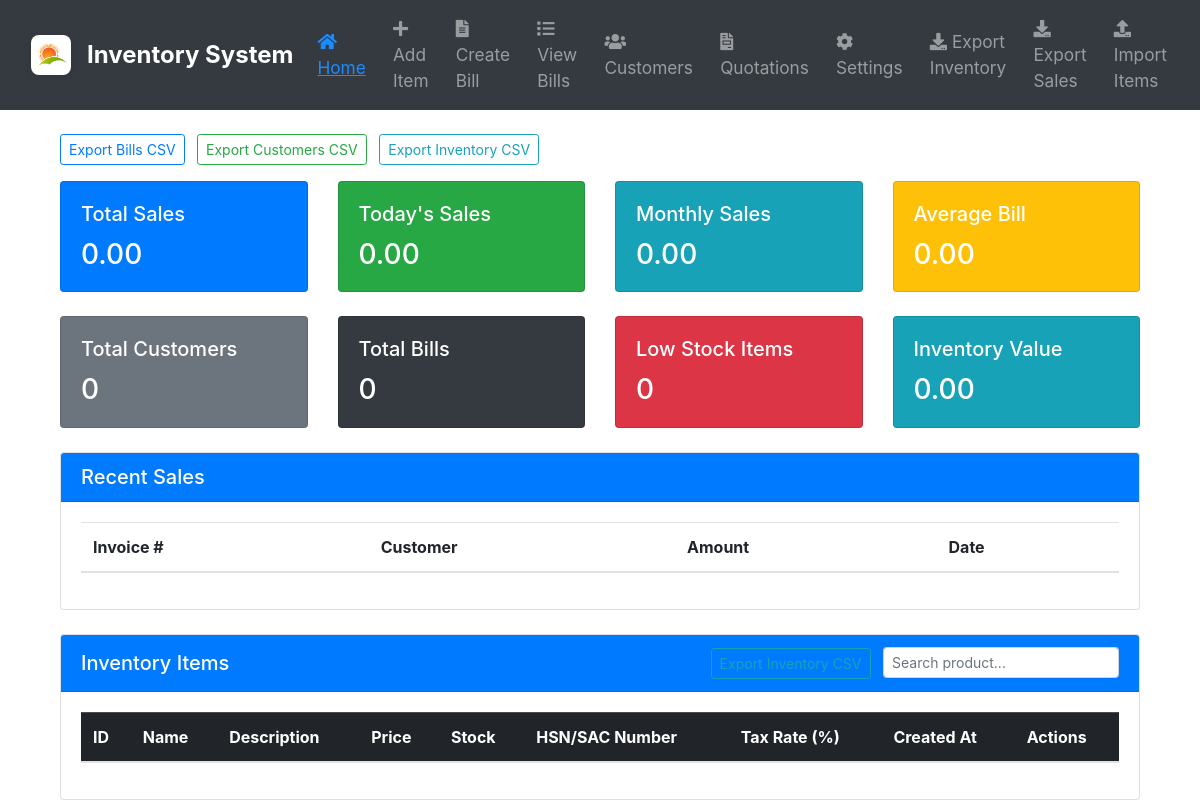
Before: / with the older database file.
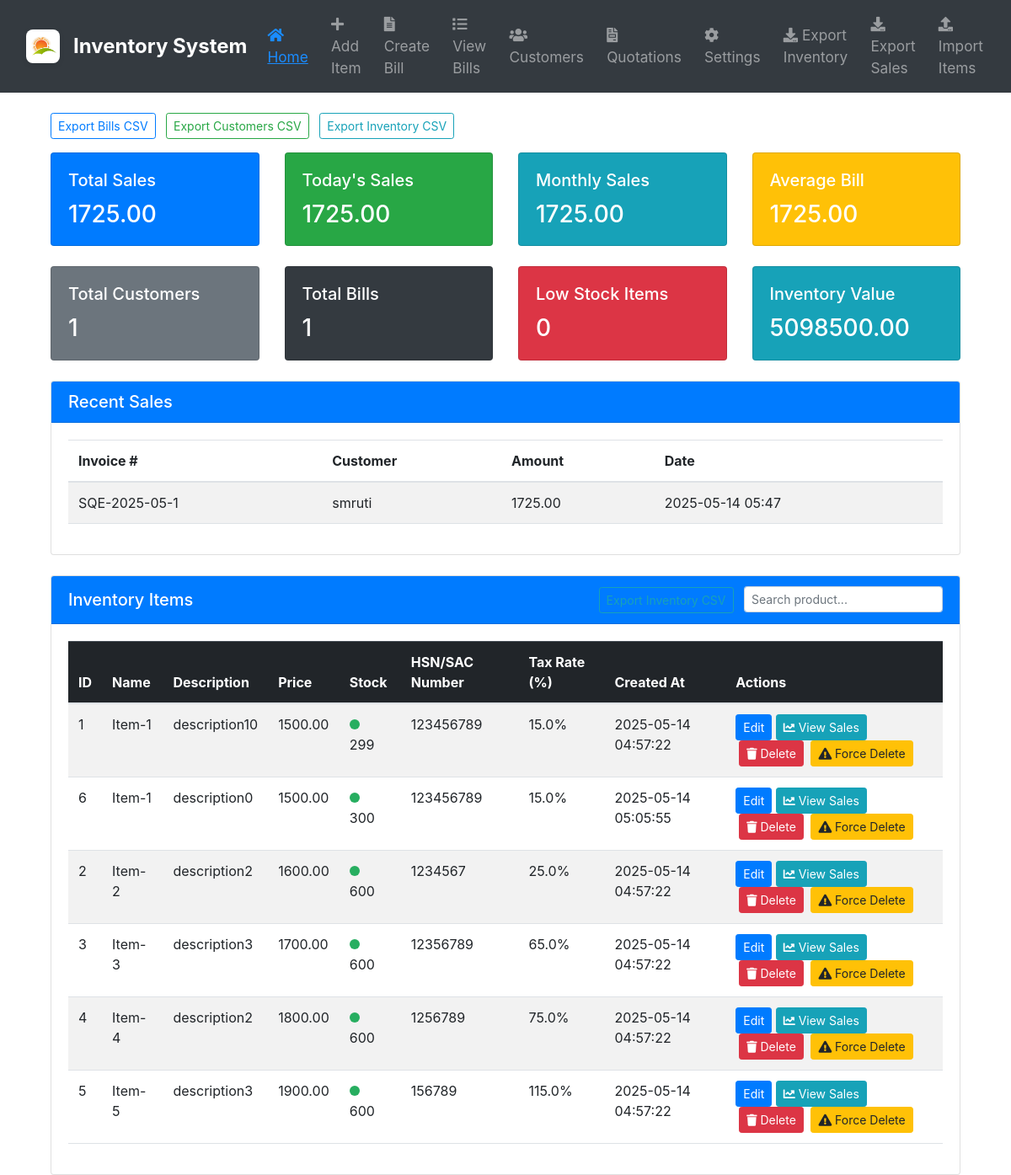
After: the same page with the newer database file.
### app.py (models this page shows)
class Bill(db.Model):
    id = db.Column(db.Integer, primary_key=True)
    customer_id = db.Column(db.Integer, db.ForeignKey('customer.id'), nullable=True)
    customer_name = db.Column(db.String(100), nullable=False)
    mobile_number = db.Column(db.String(20), nullable=True)
    email = db.Column(db.String(100), nullable=True)
    address = db.Column(db.String(200), nullable=True)
    gstin = db.Column(db.String(50), nullable=True)
    payment_mode = db.Column(db.String(50), nullable=True)
    invoice_number = db.Column(db.String(20), nullable=True)
    total_amount = db.Column(db.Float, nullable=False)
    created_at = db.Column(db.DateTime, default=datetime.utcnow)
    items = db.relationship('BillItem', backref='bill', lazy=True)
    inventory_updated = db.Column(db.Boolean, default=False)

class Item(db.Model):
    id = db.Column(db.Integer, primary_key=True)
    name = db.Column(db.String(100), nullable=False)
    description = db.Column(db.String(200))
    price = db.Column(db.Float, nullable=False)
    stock = db.Column(db.Integer, nullable=False)
    hsn_sac_number = db.Column(db.String(20), nullable=True)
    tax_rate = db.Column(db.Float, nullable=True, default=0.0)
    created_at = db.Column(db.DateTime, default=datetime.utcnow)

### app.py (the view)
@app.route('/')
def index():
    items = Item.query.order_by(Item.name).all()
    total_sales = db.session.query(db.func.sum(Bill.total_amount)).scalar() or 0
    today = datetime.utcnow().date()
    today_sales = db.session.query(db.func.sum(Bill.total_amount))\
        .filter(db.func.date(Bill.created_at) == today).scalar() or 0
    first_day = today.replace(day=1)
    monthly_sales = db.session.query(db.func.sum(Bill.total_amount))\
        .filter(db.func.date(Bill.created_at) >= first_day).scalar() or 0
    total_bills = Bill.query.count()
    avg_bill_amount = total_sales / total_bills if total_bills > 0 else 0
    total_customers = Customer.query.count()
    total_bills = Bill.query.count()
    low_stock_items = Item.query.filter(Item.stock < 10).count()
    total_inventory_value = db.session.query(db.func.sum(Item.price * Item.stock)).scalar() or 0
    recent_bills = Bill.query.order_by(Bill.created_at.desc()).limit(5).all()
    return render_template('index.html',
                         items=items,
                         total_sales=total_sales,
                         today_sales=today_sales,
                         monthly_sales=monthly_sales,
                         avg_bill_amount=avg_bill_amount,
                         total_customers=total_customers,
                         total_bills=total_bills,
                         low_stock_items=low_stock_items,
                         total_inventory_value=total_inventory_value,
                         recent_bills=recent_bills)

### templates/index.html (shortened to what this page needs)
{% extends "base.html" %}
{% block content %}
<div class="container-fluid">
    <div class="row mb-3">
        <div class="col-12">
            <a href="{{ url_for('export_bills') }}" class="btn btn-outline-primary btn-sm me-2">Export Bills CSV</a>
            <a href="{{ url_for('export_customers') }}" class="btn btn-outline-success btn-sm me-2">Export Customers CSV</a>
            <a href="{{ url_for('export_inventory') }}" class="btn btn-outline-info btn-sm">Export Inventory CSV</a>
        </div>
    </div>
    <div class="row mb-4">
        <div class="col-md-3">
            <div class="card bg-primary text-white">
                <div class="card-body">
                    <h5 class="card-title">Total Sales</h5>
                    <h3 class="card-text">{{ "%.2f"|format(total_sales) }}</h3>
                </div>
            </div>
        </div>
        <div class="col-md-3">
            <div class="card bg-success text-white">
                <div class="card-body">
                    <h5 class="card-title">Today's Sales</h5>
                    <h3 class="card-text">{{ "%.2f"|format(today_sales) }}</h3>
                </div>
            </div>
        </div>
        <div class="col-md-3">
            <div class="card bg-info text-white">
                <div class="card-body">
                    <h5 class="card-title">Monthly Sales</h5>
                    <h3 class="card-text">{{ "%.2f"|format(monthly_sales) }}</h3>
                </div>
            </div>
        </div>
        <div class="col-md-3">
            <div class="card bg-warning text-white">
                <div class="card-body">
                    <h5 class="card-title">Average Bill</h5>
                    <h3 class="card-text">{{ "%.2f"|format(avg_bill_amount) }}</h3>
                </div>
            </div>
        </div>
    </div>
    <div class="row mb-4">
        <div class="col-md-3">
            <div class="card bg-secondary text-white">
                <div class="card-body">
                    <h5 class="card-title">Total Customers</h5>
                    <h3 class="card-text">{{ total_customers }}</h3>
                </div>
            </div>
        </div>
        <div class="col-md-3">
            <div class="card bg-dark text-white">
                <div class="card-body">
                    <h5 class="card-title">Total Bills</h5>
                    <h3 class="card-text">{{ total_bills }}</h3>
                </div>
            </div>
        </div>
        <div class="col-md-3">
            <div class="card bg-danger text-white">
                <div class="card-body">
                    <h5 class="card-title">Low Stock Items</h5>
                    <h3 class="card-text">{{ low_stock_items }}</h3>
                </div>
            </div>
        </div>
        <div class="col-md-3">
            <div class="card bg-info text-white">
                <div class="card-body">
                    <h5 class="card-title">Inventory Value</h5>
                    <h3 class="card-text">{{ "%.2f"|format(total_inventory_value) }}</h3>
                </div>
            </div>
        </div>
    </div>
    <div class="row mb-4">
        <div class="col-12">
            <div class="card">
                <div class="card-header bg-primary text-white">
                    <h5 class="mb-0">Recent Sales</h5>
                </div>
                <div class="card-body">
                    <div class="table-responsive">
                        <table class="table table-striped">
                            <thead>
                                <tr>
                                    <th>Invoice #</th>
                                    <th>Customer</th>
                                    <th>Amount</th>
                                    <th>Date</th>
                                </tr>
                            </thead>
                            <tbody>
                                {% for bill in recent_bills %}
                                <tr>
                                    <td>{{ bill.invoice_number }}</td>
                                    <td>{{ bill.customer_name }}</td>
                                    <td>{{ "%.2f"|format(bill.total_amount) }}</td>
                                    <td>{{ bill.created_at.strftime('%Y-%m-%d %H:%M') }}</td>
                                </tr>
                                {% endfor %}
                            </tbody>
                        </table>
                    </div>
                </div>
            </div>
        </div>
    </div>
    <div class="row">
        <div class="col-12">
            <div class="card">
                <div class="card-header bg-primary text-white d-flex justify-content-between align-items-center">
                    <h5 class="mb-0">Inventory Items</h5>
                    <div>
                        <a href="{{ url_for('export_inventory') }}" class="btn btn-outline-info btn-sm me-2">Export Inventory CSV</a>
                        <input type="text" id="product-search" class="form-control form-control-sm w-auto d-inline-block" placeholder="Search product...">
                    </div>
                </div>
                <div class="card-body">
                    <div class="table-responsive">
                        <table class="table table-striped table-hover align-middle" id="inventory-table">
                            <thead class="table-dark">
                                <tr>
                                    <th>ID</th>
                                    <th>Name</th>
                                    <th>Description</th>
                                    <th>Price</th>
                                    <th>Stock</th>
                                    <th>HSN/SAC Number</th>
                                    <th>Tax Rate (%)</th>
                                    <th>Created At</th>
                                    <th>Actions</th>
                                </tr>
                            </thead>
                            <tbody>
                                {% for item in items %}
                                <tr>
                                    <td>{{ item.id }}</td>
                                    <td>{{ item.name }}</td>
                                    <td>{{ item.description }}</td>
                                    <td>{{ "%.2f"|format(item.price) }}</td>
                                    <td>
                                        {% if item.stock < 10 %}
                                            <span style="height: 12px; width: 12px; background-color: #e74c3c; border-radius: 50%; display: inline-block; margin-right: 6px;" title="Low Stock"></span>
                                        {% elif item.stock <= 20 %}
                                            <span style="height: 12px; width: 12px; background-color: #f1c40f; border-radius: 50%; display: inline-block; margin-right: 6px;" title="Medium Stock"></span>
                                        {% else %}
                                            <span style="height: 12px; width: 12px; background-color: #27ae60; border-radius: 50%; display: inline-block; margin-right: 6px;" title="High Stock"></span>
                                        {% endif %}
                                        {{ item.stock }}
                                    </td>
                                    <td>{{ item.hsn_sac_number or '' }}</td>
                                    <td>{{ item.tax_rate or 0 }}%</td>
                                    <td>{{ item.created_at.strftime('%Y-%m-%d %H:%M:%S') }}</td>
                                    <td>
                                        <a href="{{ url_for('edit_item', id=item.id) }}" class="btn btn-primary btn-sm">Edit</a>
                                        <button type="button" class="btn btn-info btn-sm" onclick="viewProductSales({{ item.id }}, '{{ item.name }}')">
                                            <i class="fas fa-chart-line"></i> View Sales
                                        </button>
                                        <form method="POST" action="{{ url_for('delete_item', id=item.id) }}" style="display:inline;" onsubmit="return confirm('Are you sure you want to delete this item?');">
                                            <button type="submit" class="btn btn-danger btn-sm ms-1">
                                                <i class="fas fa-trash"></i> Delete
                                            </button>
                                        </form>
                                        <form method="POST" action="{{ url_for('force_delete_item', id=item.id) }}" style="display:inline;" onsubmit="return confirm('Force delete will break links in bills/quotations. Proceed?');">
                                            <button type="submit" class="btn btn-warning btn-sm ms-1">
                                                <i class="fas fa-exclamation-triangle"></i> Force Delete
                                            </button>
                                        </form>
                                    </td>
                                </tr>
                                {% endfor %}
                            </tbody>
                        </table>
                    </div>
                </div>
            </div>
        </div>
    </div>
</div>
{% endblock %}

### templates/base.html (shortened to what this page needs)
<!DOCTYPE html>
<html lang="en">
<head>
    <link href="https://cdn.jsdelivr.net/npm/bootstrap@5.3.0/dist/css/bootstrap.min.css" rel="stylesheet">
    <link href="https://cdnjs.cloudflare.com/ajax/libs/font-awesome/6.0.0/css/all.min.css" rel="stylesheet">
    <link rel="stylesheet" href="https://cdnjs.cloudflare.com/ajax/libs/font-awesome/5.15.4/css/all.min.css">
    <link rel="stylesheet" href="https://stackpath.bootstrapcdn.com/bootstrap/4.5.2/css/bootstrap.min.css">
</head>
<body>
    <nav class="navbar navbar-expand-lg navbar-dark bg-dark py-2">
        <div class="container-fluid">
            <a class="navbar-brand d-flex align-items-center" href="/">
                <img src="{{ url_for('static', filename='logo.png') }}" alt="Logo" width="40" height="40" class="d-inline-block align-top mr-2">
                <span class="ml-2 font-weight-bold" style="font-size: 1.5rem;">Inventory System</span>
            </a>
            <div class="collapse navbar-collapse" id="navbarNav">
                <ul class="navbar-nav ml-auto align-items-center">
                    <li class="nav-item {% if request.endpoint == 'index' %}active{% endif %}">
                        <a class="nav-link" href="{{ url_for('index') }}"><i class="fas fa-home"></i> Home</a>
                    </li>
                    <li class="nav-item {% if request.endpoint == 'add_item' %}active{% endif %}">
                        <a class="nav-link" href="{{ url_for('add_item') }}"><i class="fas fa-plus"></i> Add Item</a>
                    </li>
                    <li class="nav-item {% if request.endpoint == 'create_bill' %}active{% endif %}">
                        <a class="nav-link" href="{{ url_for('create_bill') }}"><i class="fas fa-file-alt"></i> Create Bill</a>
                    </li>
                    <li class="nav-item {% if request.endpoint == 'view_bills' %}active{% endif %}">
                        <a class="nav-link" href="{{ url_for('view_bills') }}"><i class="fas fa-list"></i> View Bills</a>
                    </li>
                    <li class="nav-item {% if request.endpoint == 'customers' %}active{% endif %}">
                        <a class="nav-link" href="{{ url_for('customers') }}"><i class="fas fa-users"></i> Customers</a>
                    </li>
                    <li class="nav-item {% if request.endpoint == 'quotations' %}active{% endif %}">
                        <a class="nav-link" href="{{ url_for('quotations') }}"><i class="fas fa-file-invoice"></i> Quotations</a>
                    </li>
                    <li class="nav-item {% if request.endpoint == 'settings' %}active{% endif %}">
                        <a class="nav-link" href="{{ url_for('settings') }}"><i class="fas fa-cog"></i> Settings</a>
                    </li>
                    <li class="nav-item {% if request.endpoint == 'export_inventory' %}active{% endif %}">
                        <a class="nav-link" href="{{ url_for('export_inventory') }}"><i class="fas fa-download"></i> Export Inventory</a>
                    </li>
                    <li class="nav-item {% if request.endpoint == 'export_bills' %}active{% endif %}">
                        <a class="nav-link" href="{{ url_for('export_bills') }}"><i class="fas fa-download"></i> Export Sales</a>
                    </li>
                    <li class="nav-item {% if request.endpoint == 'import_items' %}active{% endif %}">
                        <a class="nav-link" href="{{ url_for('import_items') }}"><i class="fas fa-upload"></i> Import Items</a>
                    </li>
                </ul>
            </div>
        </div>
    </nav>
    <div class="container mt-4">
        {% block content %}{% endblock %}
    </div>
</body>
</html>

### templates/base.html (style rules this page uses)
.navbar-brand { font-weight: bold; }
.nav-link { position: relative; }
.navbar-nav .nav-link { margin-right: 0.7rem; font-size: 1.08rem; transition: color 0.2s; }
.navbar-nav .nav-link:hover, .navbar-nav .active .nav-link { color: #1A8CFF !important; text-decoration: underline; }
.navbar-brand img { border-radius: 8px; box-shadow: 0 2px 6px rgba(0,0,0,0.08); }

Changed rows visible on the page:
added Bill: invoice_number "SQE-2025-05-1", customer_name "smruti", total_amount "1725.00", created_at "2025-05-14 05:47"
added Item: id "1", name "Item-1", description "description10", price "1500.00", stock "299", hsn_sac_number "123456789", tax_rate "15.0", created_at "2025-05-14 04:57:22"
added Item: id "6", name "Item-1", description "description0", price "1500.00", stock "300", hsn_sac_number "123456789", tax_rate "15.0", created_at "2025-05-14 05:05:55"
added Item: id "2", name "Item-2", description "description2", price "1600.00", stock "600", hsn_sac_number "1234567", tax_rate "25.0", created_at "2025-05-14 04:57:22"
added Item: id "3", name "Item-3", description "description3", price "1700.00", stock "600", hsn_sac_number "12356789", tax_rate "65.0", created_at "2025-05-14 04:57:22"
added Item: id "4", name "Item-4", description "description2", price "1800.00", stock "600", hsn_sac_number "1256789", tax_rate "75.0", created_at "2025-05-14 04:57:22"
added Item: id "5", name "Item-5", description "description3", price "1900.00", stock "600", hsn_sac_number "156789", tax_rate "115.0", created_at "2025-05-14 04:57:22"
Other visible differences:
{{ "%.2f"|format(total_sales) }}: "0.00" → "1725.00"
{{ "%.2f"|format(today_sales) }}: "0.00" → "1725.00"
{{ "%.2f"|format(monthly_sales) }}: "0.00" → "1725.00"
{{ "%.2f"|format(avg_bill_amount) }}: "0.00" → "1725.00"
{{ total_customers }}: "0" → "1"
{{ total_bills }}: "0" → "1"
{{ "%.2f"|format(total_inventory_value) }}: "0.00" → "5098500.00"
